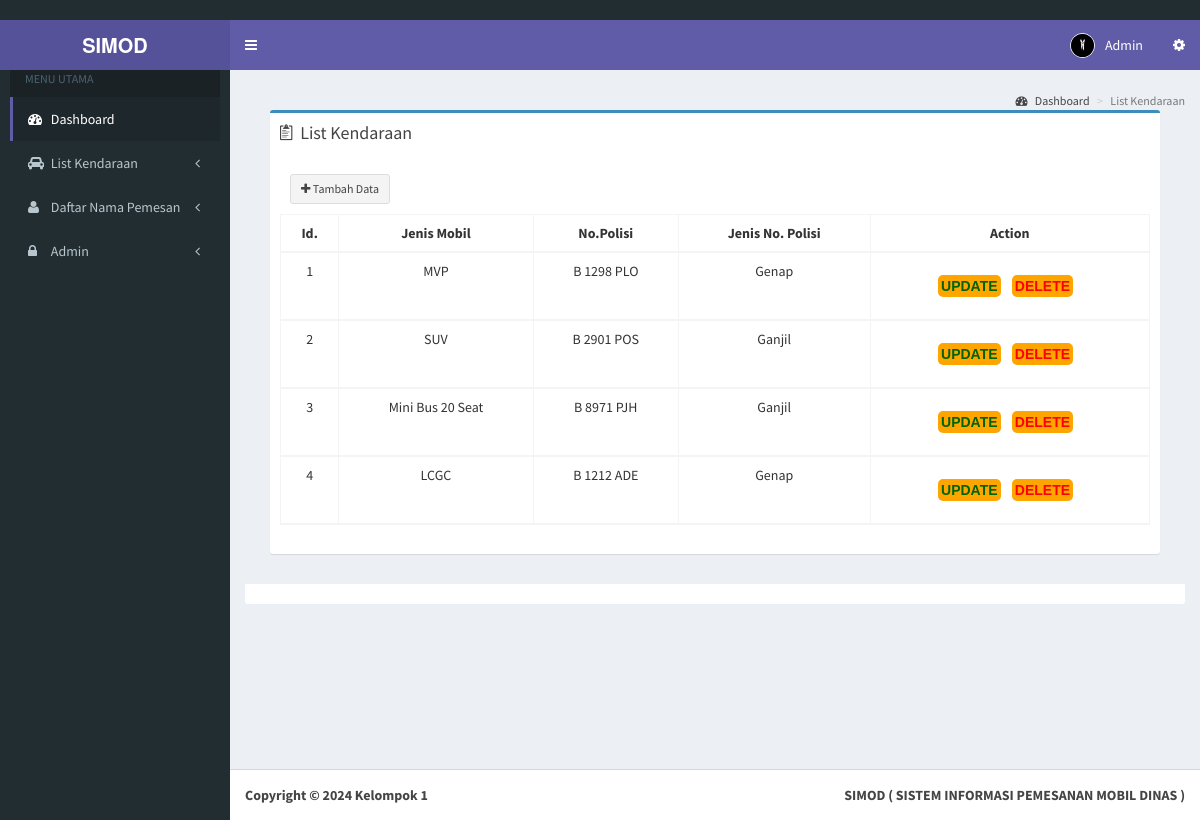
The app's page /admin/list.php (signed in) with its own data.
### tables this page shows
CREATE TABLE `kendaraan` (
  `id` int(11) NOT NULL,
  `jenismobil` varchar(200) NOT NULL,
  `nomor` varchar(200) NOT NULL,
  `jenis` varchar(200) NOT NULL
);

### admin/list.php (the view, shortened to what this page needs)
<!DOCTYPE html>
<html>
<?php include "head.php" ?>
</head>
<body class="hold-transition skin-purple sidebar-mini">
  <div class="wrapper">
    <?php include "header.php"; ?>
    <?php include "menu.php"; ?>
    <div class="content-wrapper">
      <section class="content-header">
        <ol class="breadcrumb">
          <li><a href="index.php"><i class="fa fa-dashboard"></i> Dashboard</a></li>
          <li class="active">List Kendaraan</li>
        </ol>
      </section>
      <section class="content">
        <div class="row">
          <section class="col-lg-12 connectedSortable">
            <div class="box-body">
              <section class="col-lg-12 connectedSortable">
                <div class="box box-primary">
                  <div class="box-header">
                    <i class="ion ion-clipboard"></i>
                    <h3 class="box-title">List Kendaraan</h3>
                  </div>
                  <div class="scroller box-body">
                    <div class="box-footer clearfix no-border">
                      <a href="tambah.php" class="btn btn-sm btn-default pull-left"><i class="fa fa-plus"></i> Tambah Data</a>
                    </div>
                    <table id="example" class="table table-responsive table-hover table-bordered">
                      <thead>
                        <tr>
                          <th>
                            <center>Id.</center>
                          </th>
                          <th>
                            <center>Jenis Mobil</center>
                          </th>
                          <th>
                            <center>No.Polisi</center>
                          </th>
                          <th>
                            <center>Jenis No. Polisi</center>
                          </th>
                          <th>
                            <center>Action</center>
                          </th>
                        </tr>
                        <?php
                        $a = mysqli_query($koneksi, "SELECT * FROM kendaraan");
                        $nomorgan = 1;
                        while ($rows = mysqli_fetch_array($a)) {
                          echo "
                                  <tr align=center>
                                  <td>" . $nomorgan . "</td>
                                  <td>" . $rows['jenismobil'] . "</td>
                                  <td>" . $rows['nomor'] . "</td>
                                  <td>" . $rows['jenis'] . "</td>
                                  <td><a class=update href='update-list.php?id=" . $rows['id'] . "'>UPDATE</a>&nbsp;&nbsp;&nbsp;
                                  <a class=delete href='delete-kendaraan.php?id=" . $rows['id'] . "'>DELETE</a>&nbsp;&nbsp;&nbsp;
                                </tr>";
                          $nomorgan++;
                        }
                        echo "</table>";
                        ?>
              </section>
            </div>
            <div class="box-footer clearfix no-border">
            </div>
        </div>
      </section>
    </div>
  </div>
  <?php include "footer.php"; ?>
</body>
</html>

### admin/head.php (style rules this page uses)
.scroller { height: 400px; overflow-y: scroll; scrollbar-width: thin; }

### admin/list.php (style rules this page uses)
.update { text-decoration: none; color: DarkGreen; background-color: orange; font-family: arial; font-weight: bold; line-height: 50px; margin: auto; padding: 3px; border-radius: 5px; }
.delete { text-decoration: none; color: red; background-color: orange; font-family: arial; font-weight: bold; line-height: 50px; margin: auto; padding: 3px; border-radius: 5px; }

### records on screen
kendaraan: jenismobil "MVP", nomor "B 1298 PLO", jenis "Genap"
kendaraan: jenismobil "SUV", nomor "B 2901 POS", jenis "Ganjil"
kendaraan: jenismobil "Mini Bus 20 Seat", nomor "B 8971 PJH", jenis "Ganjil"
kendaraan: jenismobil "LCGC", nomor "B 1212 ADE", jenis "Genap"

### other values on screen
$_SESSION['fullname'] "Admin"
